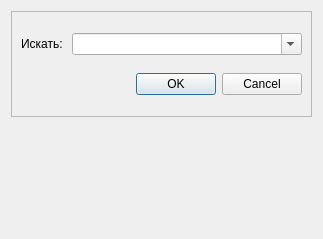
<?xml version="1.0" encoding="UTF-8"?>
<ui version="4.0">
 <class>SearchWordDialog</class>
 <widget class="QDialog" name="SearchWordDialog">
  <property name="geometry">
   <rect>
    <x>0</x>
    <y>0</y>
    <width>323</width>
    <height>239</height>
   </rect>
  </property>
  <property name="windowTitle">
   <string>Dialog</string>
  </property>
  <layout class="QVBoxLayout" name="verticalLayout_2">
   <item>
    <widget class="QFrame" name="frame">
     <property name="frameShape">
      <enum>QFrame::StyledPanel</enum>
     </property>
     <property name="frameShadow">
      <enum>QFrame::Raised</enum>
     </property>
     <layout class="QVBoxLayout" name="verticalLayout">
      <item>
       <layout class="QHBoxLayout" name="horizontalLayout">
        <item>
         <widget class="QLabel" name="label">
          <property name="sizePolicy">
           <sizepolicy hsizetype="Maximum" vsizetype="Preferred">
            <horstretch>0</horstretch>
            <verstretch>0</verstretch>
           </sizepolicy>
          </property>
          <property name="text">
           <string>Искать: </string>
          </property>
         </widget>
        </item>
        <item>
         <widget class="QComboBox" name="comboBox">
          <property name="editable">
           <bool>true</bool>
          </property>
         </widget>
        </item>
       </layout>
      </item>
      <item>
       <layout class="QHBoxLayout" name="horizontalLayout_2">
        <item>
         <spacer name="horizontalSpacer">
          <property name="orientation">
           <enum>Qt::Horizontal</enum>
          </property>
          <property name="sizeHint" stdset="0">
           <size>
            <width>40</width>
            <height>20</height>
           </size>
          </property>
         </spacer>
        </item>
        <item>
         <widget class="QDialogButtonBox" name="buttonBox">
          <property name="standardButtons">
           <set>QDialogButtonBox::Cancel|QDialogButtonBox::Ok</set>
          </property>
         </widget>
        </item>
       </layout>
      </item>
     </layout>
    </widget>
   </item>
   <item>
    <widget class="ProgressBarWidget" name="progressWidget" native="true"/>
   </item>
  </layout>
 </widget>
 <customwidgets>
  <customwidget>
   <class>ProgressBarWidget</class>
   <extends>QWidget</extends>
   <header>ProgressBarWidget.h</header>
   <container>1</container>
  </customwidget>
 </customwidgets>
 <resources/>
 <connections/>
</ui>
